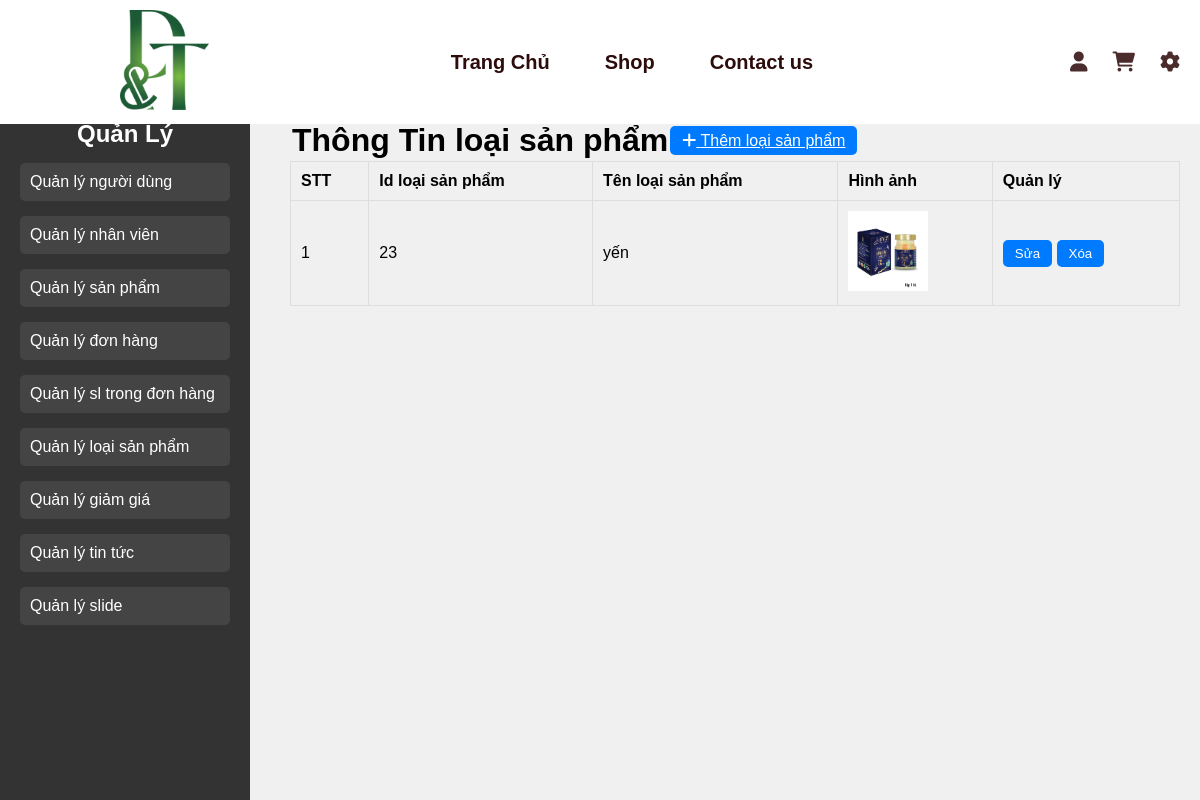
The page /Quanly/loaisp.php on the database its author committed.
### tables this page shows
CREATE TABLE `type` (
  `type_id` int(5) NOT NULL,
  `type_name` varchar(50) NOT NULL,
  `type_img` varchar(50) NOT NULL
);

### Quanly/loaisp.php (the view, shortened to what this page needs)
<?php
include '../Thanhgiaodien/header.php';
include '../database/connect.php';
$query = "SELECT * FROM type";
$result = mysqli_query($conn, $query);
?>
<head>
    <link rel="stylesheet" href="../csspage/manage.css">
</head>
<body>
    <div class="container">
        <div class="sidebar">
            <h2>Quản Lý</h2>
            <ul>
                <li><a href="../Quanly/nguoidung.php">Quản lý người dùng</a></li>
                <li><a href="../Quanly/nhanvien.php">Quản lý nhân viên</a></li>
                <li><a href="../Quanly/sanpham.php">Quản lý sản phẩm</a></li>
                <li><a href="../Quanly/donhang.php">Quản lý đơn hàng</a></li>
                <li><a href="../Quanly/qlslsp.php">Quản lý sl trong đơn hàng</a></li>
                <li><a href="../Quanly/loaisp.php">Quản lý loại sản phẩm</a></li>
                <li><a href="../Quanly/giamgia.php">Quản lý giảm giá</a></li>
                <li><a href="../Quanly/tintuc.php">Quản lý tin tức</a></li>
                <li><a href="../Quanly/slide.php">Quản lý slide</a></li>
            </ul>
        </div>
        <div class="main-content">
            <table>
                <tr>
                    <td colspan="4">
                        <h1 class="h2">Thông Tin loại sản phẩm</h1>
                    </td>
                    <td colspan="2">
                        <a class="btn" href="themlsp.php"><i class="fas fa-plus"></i> Thêm loại sản phẩm</a>
                    </td>
                </tr>
            </table>
            <table class="table">
                <thead>
                    <tr>
                        <th>STT</th>
                        <th>Id loại sản phẩm</th>
                        <th>Tên loại sản phẩm</th>
                        <th>Hình ảnh</th>
                        <th>Quản lý</th>
                    </tr>
                </thead>
                <tbody>
                    <?php
                    $count = 1;
                    if (mysqli_num_rows($result) > 0) {
                        while ($row = mysqli_fetch_assoc($result)) { ?>
                            <tr>
                                <td><?= $count++ ?></td>
                                <td><?= $row['type_id'] ?></td>
                                <td><?= $row['type_name'] ?></td>
                                <td><img src="../anh/<?= $row['type_img'] ?>" alt="Product Image" width="80" height="80"></td>
                                <td>
                                    <button class="btn">
                                        <a href="sualoaisp.php?id=<?= $row['type_id'] ?>"
                                            style="text-decoration:none; color:inherit;">Sửa</a>
                                    </button>
                                    <button class="btn">
                                        <a onclick="return Delete('<?= $row['type_name']; ?>')"
                                            href="xoaloaisp.php?id=<?= $row['type_id']; ?>"
                                            style="text-decoration:none; color:inherit;">Xóa</a>
                                    </button>
                                </td>
                            </tr>
                    <?php }
                    } else {
                        echo "<tr>
                    <td colspan='5'>Không có sản phẩm nào</td>
                    </tr>";
                    } ?>
                </tbody>
            </table>
        </div>
    </div>
</body>
</html>

### csspage/head.css (style rules this page uses)
* { margin: 0; padding: 0; box-sizing: border-box; }
body { background-color: rgb(255, 255, 255); }

### csspage/manage.css (style rules this page uses)
body { position: relative; top: 30px; font-family: Arial, sans-serif; background-color: #f0f0f0; margin: 0; padding: 0; }
.container { display: flex; margin-top: 70px; }
.sidebar { width: 250px; background-color: #333; color: white; padding: 20px; height: 700px; position: fixed; top: 100px; left: 0; }
.sidebar h2 { color: white; text-align: center; }
.sidebar ul { list-style: none; padding: 0; }
.sidebar ul li { margin: 15px 0; }
.sidebar ul li a { color: white; text-decoration: none; display: block; padding: 10px; background-color: #444; border-radius: 5px; }
.main-content { margin-left: 270px; width: calc(100% - 270px); padding: 20px; }
.table { width: 100%; border-collapse: collapse; }
.table th, .table td { border: 1px solid #ddd; padding: 10px; text-align: left; }
.table th { background-color: #f0f0f0; }
.btn { padding: 6px 12px; background-color: #007bff; color: white; border: none; border-radius: 5px; cursor: pointer; transition: background-color 0.3s ease; }

### rows shown on the page
type: type_id "23", type_name "yến", type_img (picture)
